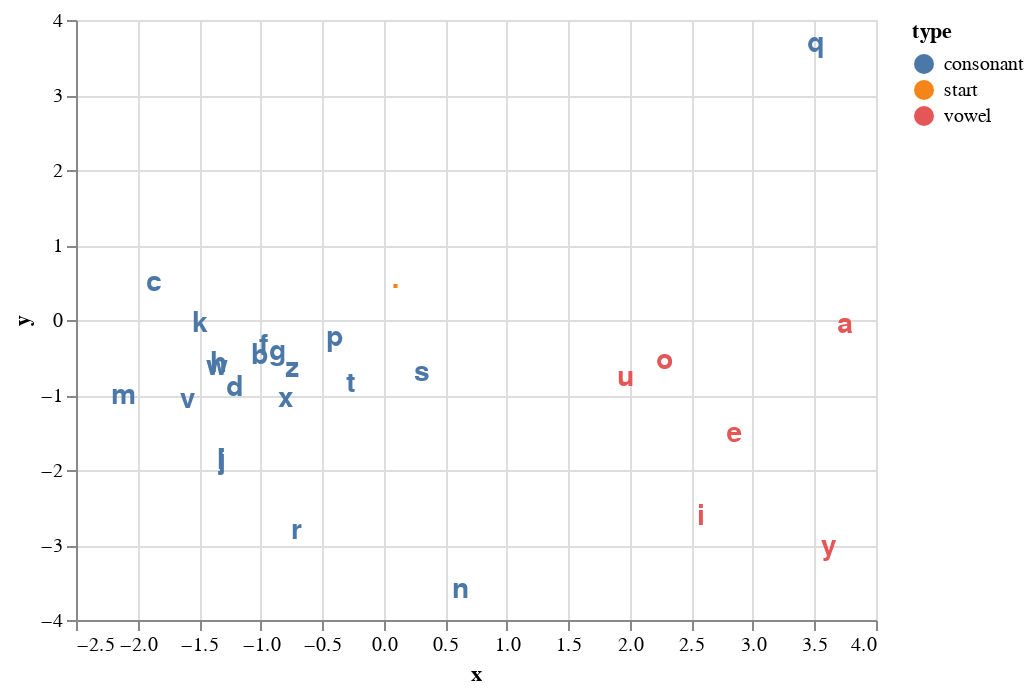

Notebook cell for this chart:
### Code cell
import altair as alt
import pandas as pd

chars = list(".abcdefghijklmnopqrstuvwxyz")
char_type = ['start' if char == '.' else ('vowel' if char in "aeiouy" else 'consonant') for char in chars]
xy = C[[atoi(char) for char in chars]].cpu().T.data
data = pd.DataFrame({'char': chars,
                     'type': char_type,
                     'x': xy[0],
                     'y': xy[1],
                    })
alt.Chart(data).mark_text(align='center',
    baseline='middle',
    dx=0,
    dy=0,
    fontSize=14,
    fontWeight=600).encode(text='char', x='x', y='y', color='type')

### Figure 1 — Vega-Lite specification as saved in the notebook (floating-point values rounded to 4 significant figures)
{"config": {"view": {"continuousWidth": 400, "continuousHeight": 300}}, "data": {"name": "data-64fa4b5165dbb49106395329de02996d"}, "mark": {"type": "text", "align": "center", "baseline": "middle", "dx": 0, "dy": 0, "fontSize": 14, "fontWeight": 600}, "encoding": {"color": {"field": "type", "type": "nominal"}, "text": {"field": "char", "type": "nominal"}, "x": {"field": "x", "type": "quantitative"}, "y": {"field": "y", "type": "quantitative"}}, "$schema": "https://vega.github.io/schema/vega-lite/v4.17.0.json", "datasets": {"data-64fa4b5165dbb49106395329de02996d": [{"char": ".", "type": "start", "x": 0.101, "y": 0.5363}, {"char": "a", "type": "vowel", "x": 3.744, "y": -0.0719}, {"char": "b", "type": "consonant", "x": -1.003, "y": -0.4753}, {"char": "c", "type": "consonant", "x": -1.867, "y": 0.4968}, {"char": "d", "type": "consonant", "x": -1.208, "y": -0.9124}, {"char": "e", "type": "vowel", "x": 2.846, "y": -1.524}, {"char": "f", "type": "consonant", "x": -0.9755, "y": -0.3556}, {"char": "g", "type": "consonant", "x": -0.8627, "y": -0.4303}, {"char": "h", "type": "consonant", "x": -1.348, "y": -0.5862}, {"char": "i", "type": "vowel", "x": 2.577, "y": -2.633}, {"char": "j", "type": "consonant", "x": -1.317, "y": -1.885}, {"char": "k", "type": "consonant", "x": -1.495, "y": -0.05629}, {"char": "l", "type": "consonant", "x": -1.323, "y": -1.881}, {"char": "m", "type": "consonant", "x": -2.111, "y": -1.011}, {"char": "n", "type": "consonant", "x": 0.627, "y": -3.597}, {"char": "o", "type": "vowel", "x": 2.282, "y": -0.5491}, {"char": "p", "type": "consonant", "x": -0.3987, "y": -0.2431}, {"char": "q", "type": "consonant", "x": 3.512, "y": 3.675}, {"char": "r", "type": "consonant", "x": -0.7131, "y": -2.819}, {"char": "s", "type": "consonant", "x": 0.3092, "y": -0.71}, {"char": "t", "type": "consonant", "x": -0.2656, "y": -0.8539}, {"char": "u", "type": "vowel", "x": 1.969, "y": -0.7798}, {"char": "v", "type": "consonant", "x": -1.591, "y": -1.067}, {"char": "w", "type": "consonant", "x": -1.356, "y": -0.6304}, {"char": "x", "type": "consonant", "x": -0.7907, "y": -1.053}, {"char": "y", "type": "vowel", "x": 3.615, "y": -3.028}, {"char": "z", "type": "consonant", "x": -0.7476, "y": -0.6596}]}}
